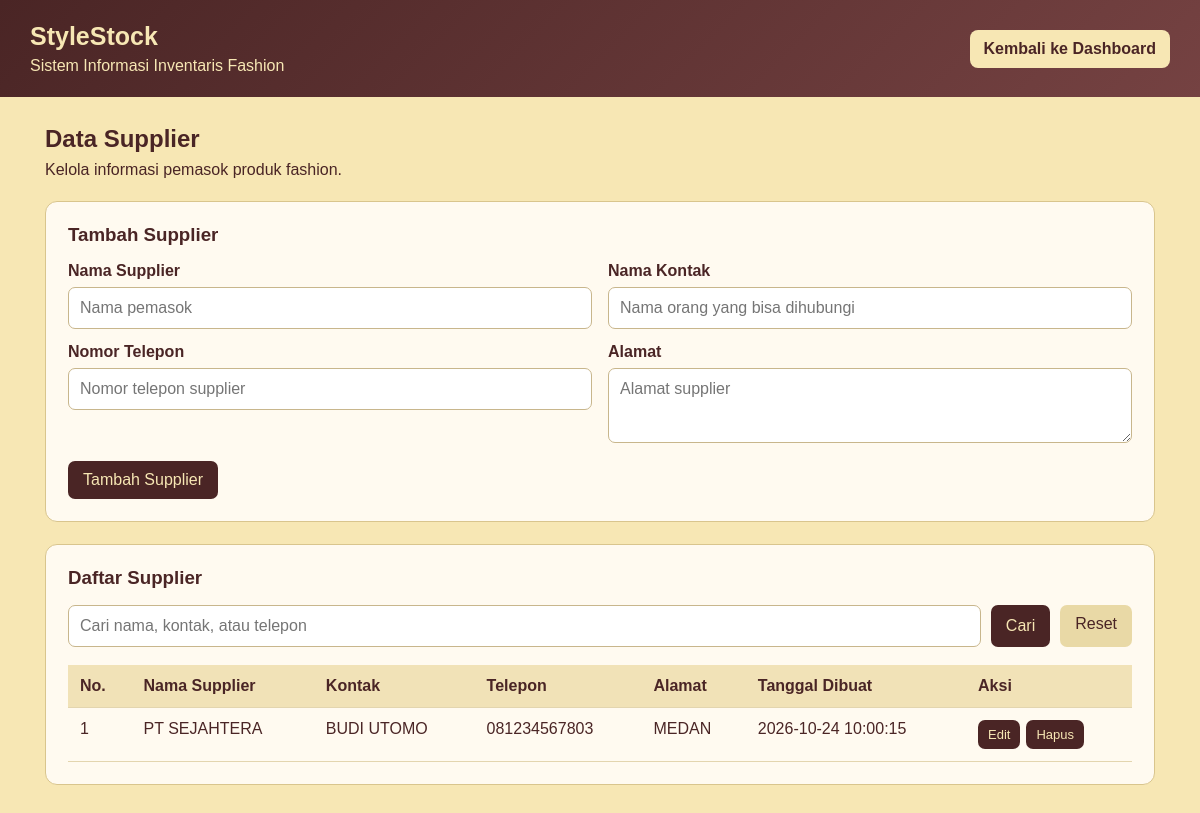
/InventoryApp/public/supplier.php (signed in), run on the app's committed database.
### tables this page shows
CREATE TABLE `suppliers` (
  `id` int(11) NOT NULL,
  `name` varchar(150) NOT NULL,
  `contact` varchar(100) DEFAULT NULL,
  `phone` varchar(30) DEFAULT NULL,
  `address` text DEFAULT NULL,
  `created_at` timestamp NOT NULL DEFAULT current_timestamp()
);

### InventoryApp/public/supplier.php (the view, shortened to what this page needs)
<?php
require_once __DIR__ . '/../config/database.php';
function e($value): string {
    return htmlspecialchars((string)($value ?? ''), ENT_QUOTES, 'UTF-8');
}
$isAdmin = ($_SESSION['user']['role'] ?? '') === 'admin';
$editSupplier = null;
$cari = trim($_GET['cari'] ?? '');
$sql = 'SELECT id, name, contact, phone, address, created_at FROM suppliers';
$params = [];
$sql .= ' ORDER BY id DESC';
$stmt = $pdo->prepare($sql);
$stmt->execute($params);
$suppliers = $stmt->fetchAll();
?>
<!DOCTYPE html>
<html lang="id">
<head>
</head>
<body>
<header>
<div><h1>StyleStock</h1><p>Sistem Informasi Inventaris Fashion</p></div>
<a href="dashboard.php">Kembali ke Dashboard</a>
</header>
<main>
<h2>Data Supplier</h2>
<p class="sub">Kelola informasi pemasok produk fashion.</p>
<?php if ($isAdmin): ?>
<section class="panel">
<h3><?= $editSupplier ? 'Edit Supplier' : 'Tambah Supplier' ?></h3>
<form method="post">
<div class="grid">
<div>
<label for="name">Nama Supplier</label>
<input id="name" name="name" maxlength="150" required value="<?= e($editSupplier['name'] ?? '') ?>" placeholder="Nama pemasok">
</div>
<div>
<label for="contact">Nama Kontak</label>
<input id="contact" name="contact" maxlength="150" value="<?= e($editSupplier['contact'] ?? '') ?>" placeholder="Nama orang yang bisa dihubungi">
</div>
<div>
<label for="phone">Nomor Telepon</label>
<input id="phone" name="phone" maxlength="30" value="<?= e($editSupplier['phone'] ?? '') ?>" placeholder="Nomor telepon supplier">
</div>
<div>
<label for="address">Alamat</label>
<textarea id="address" name="address" placeholder="Alamat supplier"><?= e($editSupplier['address'] ?? '') ?></textarea>
</div>
</div>
<button type="submit"><?= $editSupplier ? 'Simpan Perubahan' : 'Tambah Supplier' ?></button>
</form>
</section>
<?php endif; ?>
<section class="panel">
<h3>Daftar Supplier</h3>
<form method="get" class="search">
<input name="cari" value="<?= e($cari) ?>" placeholder="Cari nama, kontak, atau telepon">
<button type="submit">Cari</button>
<a class="btn btn-light" href="supplier.php">Reset</a>
</form>
<div class="table-wrap">
<table>
<thead>
<tr>
<th>No.</th><th>Nama Supplier</th><th>Kontak</th><th>Telepon</th><th>Alamat</th><th>Tanggal Dibuat</th>
<?php if ($isAdmin): ?><th>Aksi</th><?php endif; ?>
</tr>
</thead>
<tbody>
<?php if (!$suppliers): ?>
<tr><td colspan="<?= $isAdmin ? 7 : 6 ?>">Belum ada data supplier.</td></tr>
<?php else: ?>
<?php foreach ($suppliers as $i => $s): ?>
<tr>
<td><?= $i + 1 ?></td>
<td><?= e($s['name']) ?></td>
<td><?= e($s['contact'] ?: '-') ?></td>
<td><?= e($s['phone'] ?: '-') ?></td>
<td><?= e($s['address'] ?: '-') ?></td>
<td><?= e($s['created_at']) ?></td>
<?php if ($isAdmin): ?>
<td>
<div class="actions">
<a class="btn" href="supplier.php?edit=<?= (int)$s['id'] ?>">Edit</a>
<form method="post" onsubmit="return confirm('Yakin ingin menghapus supplier ini?')">
<button type="submit">Hapus</button>
</form>
</div>
</td>
<?php endif; ?>
</tr>
<?php endforeach; ?>
<?php endif; ?>
</tbody>
</table>
</div>
</section>
</main>
</body>
</html>

### InventoryApp/public/supplier.php (style rules this page uses)
* { box-sizing:border-box;margin:0;padding:0 }
body { font-family:Arial,sans-serif;background:#F7E7B4;color:#4A2525;min-height:100vh }
header { background:linear-gradient(135deg,#4A2525,#754242);color:#F7E7B4;padding:22px 30px;display:flex;justify-content:space-between;align-items:center;gap:12px;flex-wrap:wrap }
header h1 { font-size:25px }
header p { margin-top:6px }
header a { background:#F7E7B4;color:#4A2525;padding:10px 14px;border-radius:8px;text-decoration:none;font-weight:bold }
main { max-width:1150px;margin:auto;padding:28px 20px }
h2 { margin-bottom:8px }
.sub { margin-bottom:22px }
.panel { background:#fffaf0;border:1px solid #d9c58d;border-radius:12px;padding:22px;margin-bottom:22px }
h3 { margin-bottom:16px }
label { display:block;font-weight:bold;margin-bottom:7px }
input,textarea { width:100%;padding:11px;border:1px solid #c8b68c;border-radius:7px;font:inherit;margin-bottom:14px;background:white;color:#4A2525 }
textarea { min-height:75px;resize:vertical }
.grid { display:grid;grid-template-columns:repeat(2,minmax(0,1fr));gap:0 16px }
button,.btn { border:0;border-radius:7px;padding:10px 15px;background:#4A2525;color:#F7E7B4;font-weight:bold;cursor:pointer;text-decoration:none;display:inline-block;font:inherit }
.btn-light { background:#e9d9a6;color:#4A2525 }
.search { display:flex;gap:10px;flex-wrap:wrap }
.search input { flex:1;min-width:180px;margin:0 }
.table-wrap { overflow-x:auto;margin-top:18px }
table { width:100%;border-collapse:collapse;min-width:750px }
th,td { text-align:left;padding:12px;border-bottom:1px solid #e3d5af;vertical-align:top }
th { background:#f1e2b7 }
.actions { display:flex;gap:6px;align-items:center }
.actions a,.actions button { padding:7px 10px;font-size:13px }

### data on the page
suppliers: name "PT SEJAHTERA", contact "BUDI UTOMO", phone "081234567803", address "MEDAN", created_at "2026-10-24 10:00:15"
